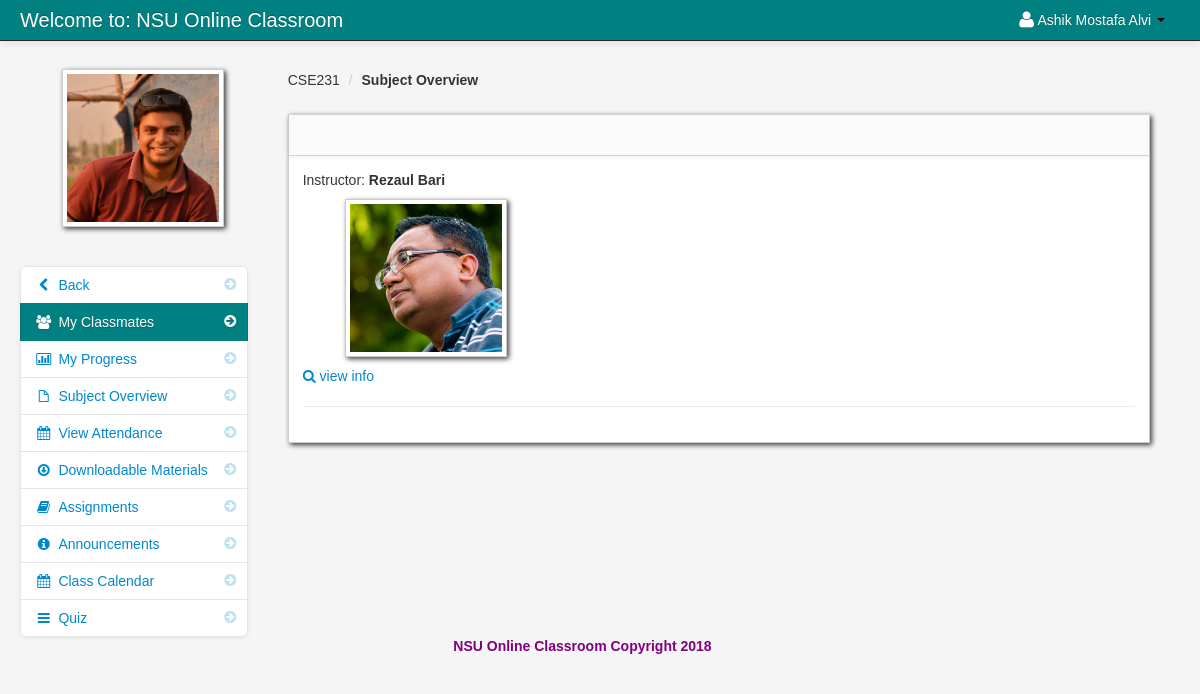
The page /subject_overview_student.php?id=21 (signed in) on the database its author committed.
### tables this page shows
CREATE TABLE `student` (
  `student_id` int(11) NOT NULL,
  `firstname` varchar(100) NOT NULL,
  `lastname` varchar(100) NOT NULL,
  `class_id` int(11) NOT NULL,
  `username` varchar(100) NOT NULL,
  `password` varchar(100) NOT NULL,
  `email` varchar(100) NOT NULL,
  `contact_number` int(12) NOT NULL,
  `location` varchar(100) NOT NULL,
  `status` varchar(100) NOT NULL
);

CREATE TABLE `teacher_class` (
  `teacher_class_id` int(11) NOT NULL,
  `teacher_id` int(11) NOT NULL,
  `class_id` int(11) NOT NULL,
  `semester` varchar(100) NOT NULL,
  `thumbnails` varchar(100) NOT NULL,
  `school_year` varchar(100) NOT NULL,
  `class_title` varchar(100) NOT NULL,
  `description` longtext NOT NULL,
  `Credit` int(11) NOT NULL,
  `Pre_req` varchar(100) NOT NULL
);

CREATE TABLE `class` (
  `class_id` int(11) NOT NULL,
  `class_name` varchar(100) NOT NULL
);

CREATE TABLE `teacher` (
  `teacher_id` int(11) NOT NULL,
  `username` varchar(100) NOT NULL,
  `password` varchar(200) NOT NULL,
  `firstname` varchar(100) NOT NULL,
  `lastname` varchar(100) NOT NULL,
  `department_id` int(11) NOT NULL,
  `location` varchar(200) NOT NULL,
  `about` varchar(500) NOT NULL,
  `teacher_status` varchar(20) NOT NULL,
  `teacher_stat` varchar(100) NOT NULL
);

### session.php (called while the page is built, shortened)
<?php
$session_id=$_SESSION['id'];
?>

### subject_overview_student.php (the view, shortened to what this page needs)
<?php include('header_dashboard.php'); ?>
<?php include('session.php'); ?>
<?php $get_id = $_GET['id']; ?>
    <body>
		<?php include('navbar_student.php'); ?>
        <div class="container-fluid">
            <div class="row-fluid">
				<?php include('my_classmates_link.php'); ?>
                <div class="span9" id="content">
                     <div class="row-fluid">
										<?php $class_query = mysql_query("select * from teacher_class
										LEFT JOIN class ON class.class_id = teacher_class.class_id
										where teacher_class_id = '$get_id'")or die(mysql_error());
										$class_row = mysql_fetch_array($class_query);
										?>
					     <ul class="breadcrumb">
							<li><a href="#"><?php echo $class_row['class_name']; ?></a> <span class="divider">/</span></li>
							<li><a href="#"><b>Subject Overview</b></a></li>
						</ul>
                        <div id="block_bg" class="block">
                            <div class="navbar navbar-inner block-header">
                            </div>
                            <div class="block-content collapse in">
                                <div class="span12">
  											<?php $query = mysql_query("select * from teacher_class
										LEFT JOIN class ON class.class_id = teacher_class.class_id
										LEFT JOIN teacher ON teacher.teacher_id = teacher_class.teacher_id
										where teacher_class_id = '$get_id'")or die(mysql_error());
										$row = mysql_fetch_array($query);
										?>
										Instructor: <strong><?php echo $row['firstname']; ?> <?php echo $row['lastname']; ?></strong>
															<br>
															<img id="avatar" class="img-polaroid" src="admin/<?php echo $row['location']; ?>" width>
															<p><a href=""><i class="icon-search"></i> view info</a></p>
															<hr>
                                </div>
                            </div>
                        </div>
                    </div>
                </div>
            </div>
		<?php include('footer.php'); ?>
        </div>
		<?php include('script.php'); ?>
    </body>
</html>

### navbar_student.php (shortened to what this page needs)
<div class="navbar navbar-fixed-top navbar-inverse">
        <div class="navbar-inner">
            <div class="container-fluid">
                <a class="brand" href="#">Welcome to: NSU Online Classroom</a>
					<div class="nav-collapse collapse">
						<ul class="nav pull-right">
							<?php $query= mysql_query("select * from student where student_id = '$session_id'")or die(mysql_error());
									$row = mysql_fetch_array($query);
							?>
							<li class="dropdown">
								<a href="#" role="button" class="dropdown-toggle" data-toggle="dropdown"> <i class="icon-user icon-large"></i><?php echo $row['firstname']." ".$row['lastname'];  ?> <i class="caret"></i></a>
							</li>
						</ul>
					</div>
            </div>
        </div>
</div>

### my_classmates_link.php
<div class="span3" id="sidebar">
	<img id="avatar" src="admin/<?php echo $row['location']; ?>" class="img-polaroid">
		<ul class="nav nav-list bs-docs-sidenav nav-collapse collapse">
				<li class=""><a href="dashboard_student.php"><i class="icon-chevron-right"></i><i class="icon-chevron-left"></i>&nbsp;Back</a></li>
				<li class="active"><a href="my_classmates.php<?php echo '?id='.$get_id; ?>"><i class="icon-chevron-right"></i><i class="icon-group"></i>&nbsp;My Classmates</a></li>
				<li class=""><a href="progress.php<?php echo '?id='.$get_id; ?>"><i class="icon-chevron-right"></i><i class="icon-bar-chart"></i>&nbsp;My Progress</a></li>
				<li class=""><a href="subject_overview_student.php<?php echo '?id='.$get_id; ?>"><i class="icon-chevron-right"></i><i class="icon-file"></i>&nbsp;Subject Overview</a></li>
				<li class=""><a href="student_attendance.php<?php echo '?id='.$get_id; ?>"><i class="icon-chevron-right"></i><i class="icon-calendar"></i>&nbsp;View Attendance</a></li>
				<li class=""><a href="downloadable_student.php<?php echo '?id='.$get_id; ?>"><i class="icon-chevron-right"></i><i class="icon-download"></i>&nbsp;Downloadable Materials</a></li>
				<li class=""><a href="assignment_student.php<?php echo '?id='.$get_id; ?>"><i class="icon-chevron-right"></i><i class="icon-book"></i>&nbsp;Assignments</a></li>
				<li class=""><a href="announcements_student.php<?php echo '?id='.$get_id; ?>"><i class="icon-chevron-right"></i><i class="icon-info-sign"></i>&nbsp;Announcements</a></li>
				<li class=""><a href="class_calendar_student.php<?php echo '?id='.$get_id; ?>"><i class="icon-chevron-right"></i><i class="icon-calendar"></i>&nbsp;Class Calendar</a></li>
				<li class=""><a href="student_quiz_list.php<?php echo '?id='.$get_id; ?>"><i class="icon-chevron-right"></i><i class="icon-reorder"></i>&nbsp;Quiz</a></li>
		</ul>
</div>

### admin/assets/styles.css (style rules this page uses)
body { padding-top: 60px; padding-bottom: 40px; background-color: #f5f5f5; }
#content { margin-left:0px; }
.breadcrumb { margin: 0 0 0px; padding: 10px 0px; background-color: transparent; }
.block { background: url("../images/pixel-60fff.png") repeat scroll 0 0 rgba(0, 0, 0, 0) !important; border: 1px solid #ccc; background: white; margin: 1em 0em; border-top: none; -webkit-box-shadow: 2px 2px 5px rgba(0, 0, 6, 0.75); -moz-box-shadow: 2px 2px 5px rgba(0, 0, 6, 0.75); box-shadow: 2px 2px 5px rgba(0, 0, 6, 0.75); }
.block-content { margin: 1em; min-height: .25em; }
.block-header { margin-bottom: 0px; border-right: none; border-left: none; -webkit-border-radius: 0px; -moz-border-radius: 0px; border-radius: 0px; }
.bs-docs-sidenav { max-width: 228px; margin: 30px 0 0; padding: 0; background-color: #fff; -webkit-border-radius: 6px; -moz-border-radius: 6px; border-radius: 6px; -webkit-box-shadow: 0 1px 4px rgba(0,0,0,.065); -moz-box-shadow: 0 1px 4px rgba(0,0,0,.065); box-shadow: 0 1px 4px rgba(0,0,0,.065); }
.bs-docs-sidenav > li > a { display: block; width: 190px \9; margin: 0 0 -1px; padding: 8px 14px; border: 1px solid #e5e5e5; }
.bs-docs-sidenav > li:first-child > a { -webkit-border-radius: 6px 6px 0 0; -moz-border-radius: 6px 6px 0 0; border-radius: 6px 6px 0 0; }
.bs-docs-sidenav > li:last-child > a { -webkit-border-radius: 0 0 6px 6px; -moz-border-radius: 0 0 6px 6px; border-radius: 0 0 6px 6px; }
.bs-docs-sidenav > .active > a { position: relative; z-index: 2; padding: 9px 15px; border: 0; text-shadow: 0 1px 0 rgba(0,0,0,.15); -webkit-box-shadow: inset 1px 0 0 rgba(0,0,0,.1), inset -1px 0 0 rgba(0,0,0,.1); -moz-box-shadow: inset 1px 0 0 rgba(0,0,0,.1), inset -1px 0 0 rgba(0,0,0,.1); box-shadow: inset 1px 0 0 rgba(0,0,0,.1), inset -1px 0 0 rgba(0,0,0,.1); }
.bs-docs-sidenav .icon-chevron-right { float: right; margin-top: 2px; margin-right: -6px; opacity: .25; }
.bs-docs-sidenav .active .icon-chevron-right, .bs-docs-sidenav .active a:hover .icon-chevron-right { opacity: 1; }

### rows shown on the page
student: firstname "Ashik Mostafa", lastname "Alvi", location (picture)
teacher_class: class.class_name "CSE231", teacher.firstname "Rezaul", teacher.lastname "Bari", teacher.location (picture)
